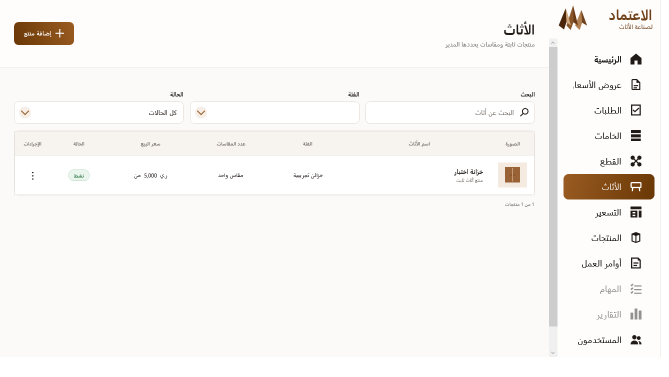
#> input picture artifacts/ui-audit-2026-10-13/live/live-manager-furniture.png, 1338 x 753 px (shown at 1/2 size); its folder holds only this picture in this run
$ python make-review-sheets.py
#> lines starting #> are read from the running program, lines starting #| are printed output that depends on the picture
from pathlib import Path
from PIL import Image, ImageOps, ImageDraw, ImageFont
import json

root = Path(__file__).resolve().parent
files = sorted([p for folder in ('scale-100', 'scale-100-supplement', 'live', 'native')
                for p in (root / folder).glob('*.png')], key=lambda p: str(p).lower())
out = root / 'review-sheets'
out.mkdir(exist_ok=True)
font = ImageFont.truetype('C:/Windows/Fonts/arial.ttf', 16)
manifest = []
for start in range(0, len(files), 12):
    sheet = Image.new('RGB', (2000, 1520), '#dddddd')
#> sheet: PIL image 2000x1520 RGB; every value is 221
    draw = ImageDraw.Draw(sheet)
    for number, path in enumerate(files[start:start + 12]):
        with Image.open(path) as source:
#> source is the input picture: PIL image 1338x753 RGBA; mean R, G, B, A 231.9, 230, 227.6, 238.9
            im = source.convert('RGB')
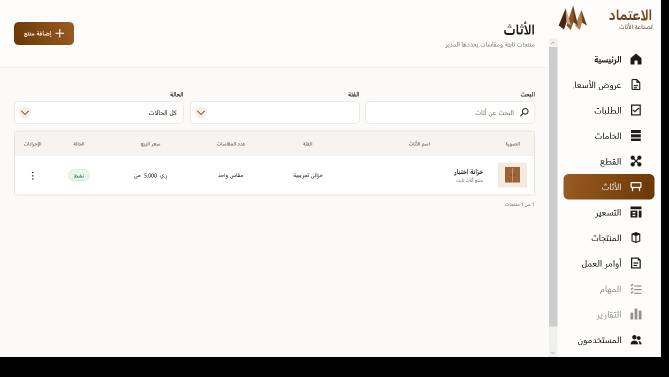
#> im: PIL image 1338x753 RGB (shown at 1/2 size); mean R, G, B 231.9, 230, 227.6
        x, y = number % 3 * 666, number // 3 * 380
        fit = ImageOps.contain(im, (650, 344))
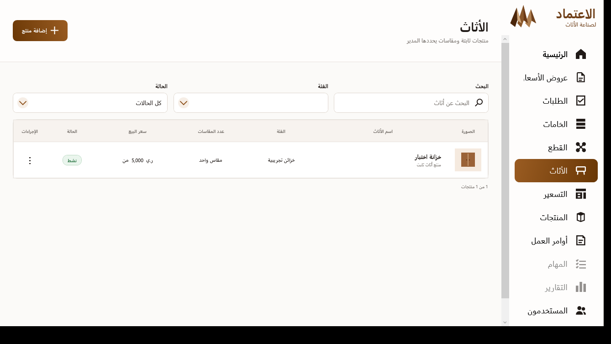
#> fit: PIL image 611x344 RGB; mean R, G, B 231.9, 229.9, 227.6
        sheet.paste(fit, (x + (650 - fit.width) // 2, y + 30))
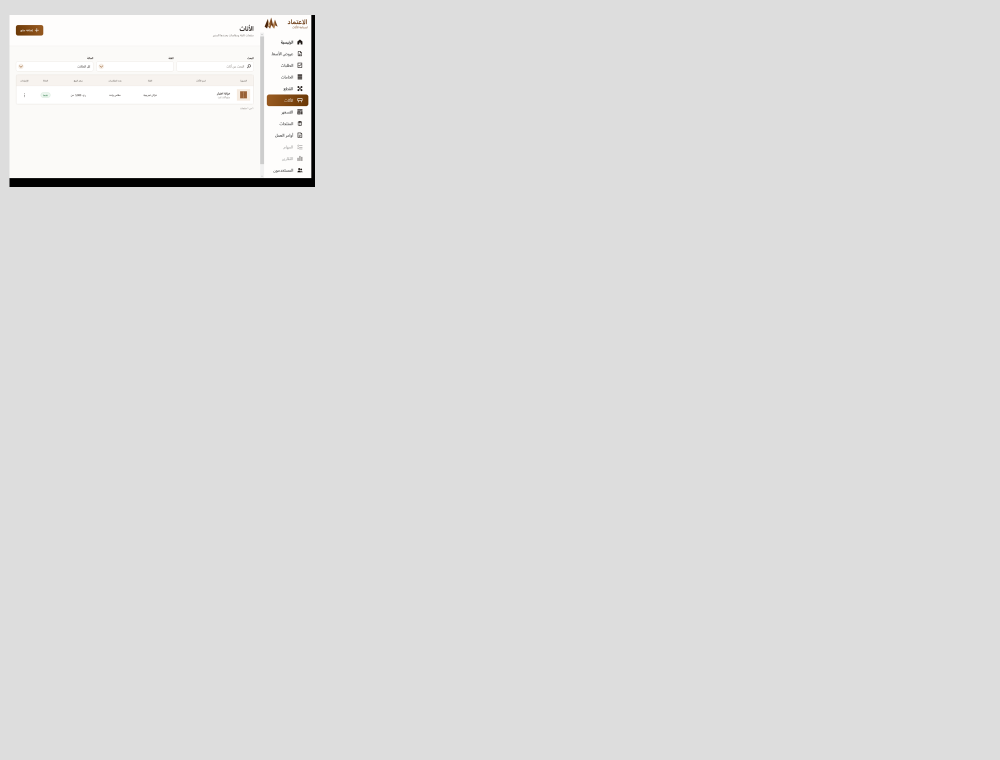
#> sheet: PIL image 2000x1520 RGB (shown at 1/2 size); mean R, G, B 221.8, 221.6, 221.5
        draw.text((x + 5, y + 5), f'{start + number + 1:03} {path.name}', font=font, fill='black')
        manifest.append({'index': start + number + 1, 'file': path.relative_to(root).as_posix(),
                         'size': list(im.size), 'sheet': start // 12 + 1})
    sheet.save(out / f'sheet-{start // 12 + 1:02}.jpg', quality=90)
(root / 'capture-manifest.json').write_text(json.dumps(manifest, indent=2), encoding='utf-8')
print(f'{len(files)} images; {(len(files) + 11) // 12} sheets')

$ run again, on artifacts/ui-audit-2026-10-13/live/live-manager-parts.png
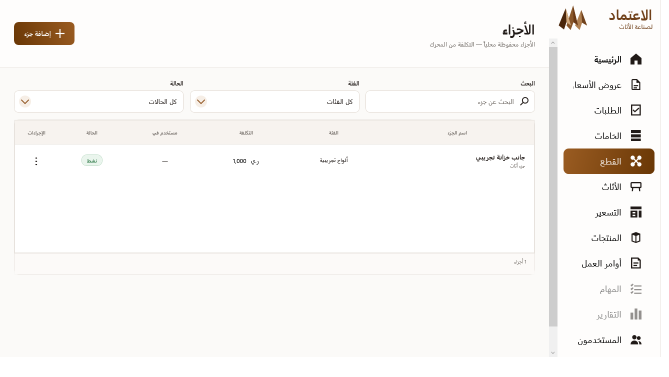
#> input picture artifacts/ui-audit-2026-10-13/live/live-manager-parts.png, 1338 x 753 px (shown at 1/2 size)
#> source is the input picture: PIL image 1338x753 RGBA; mean R, G, B, A 232.6, 230.8, 228.8, 238.9
#> `im = source.convert('RGB')`:
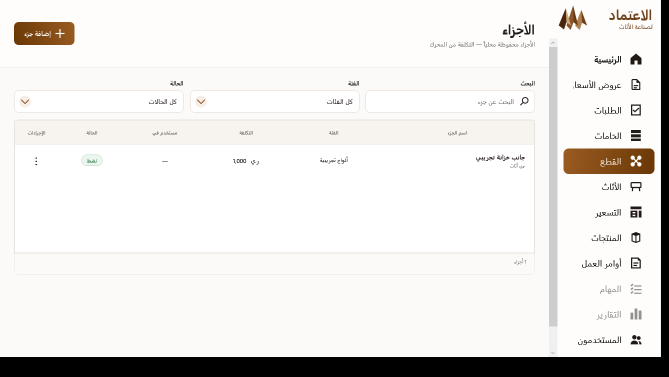
#> im: PIL image 1338x753 RGB (shown at 1/2 size); mean R, G, B 232.6, 230.8, 228.8
#> `fit = ImageOps.contain(im, (650, 344))`:
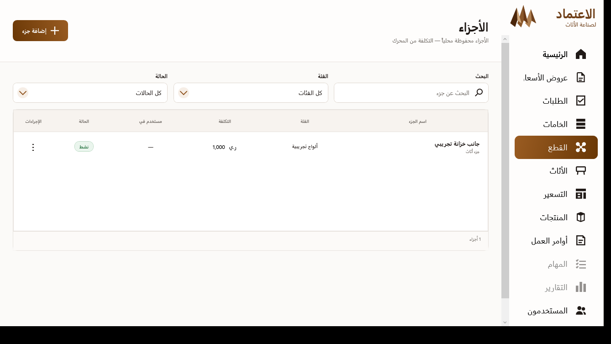
#> fit: PIL image 611x344 RGB; mean R, G, B 232.6, 230.8, 228.8

$ run again, on artifacts/ui-audit-2026-10-13/live/live-manager-pricing.png
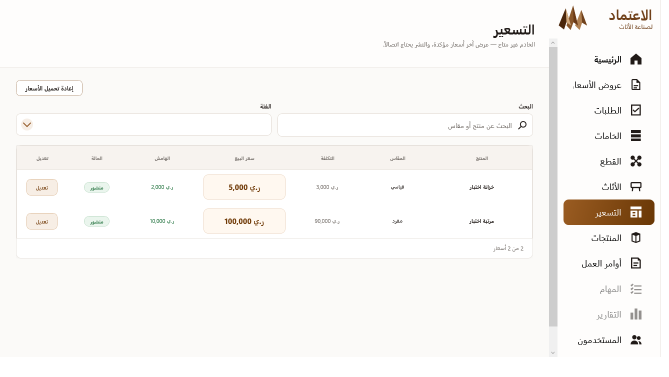
#> input picture artifacts/ui-audit-2026-10-13/live/live-manager-pricing.png, 1338 x 753 px (shown at 1/2 size)
#> source is the input picture: PIL image 1338x753 RGBA; mean R, G, B, A 232.8, 231.2, 229.1, 238.9
#> `fit = ImageOps.contain(im, (650, 344))`:
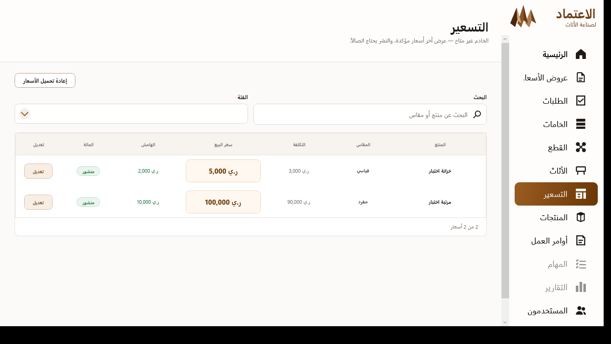
#> fit: PIL image 611x344 RGB; mean R, G, B 232.8, 231.1, 229.1
#> `sheet.paste(fit, (x + (650 - fit.width) // 2, y + 30))`:
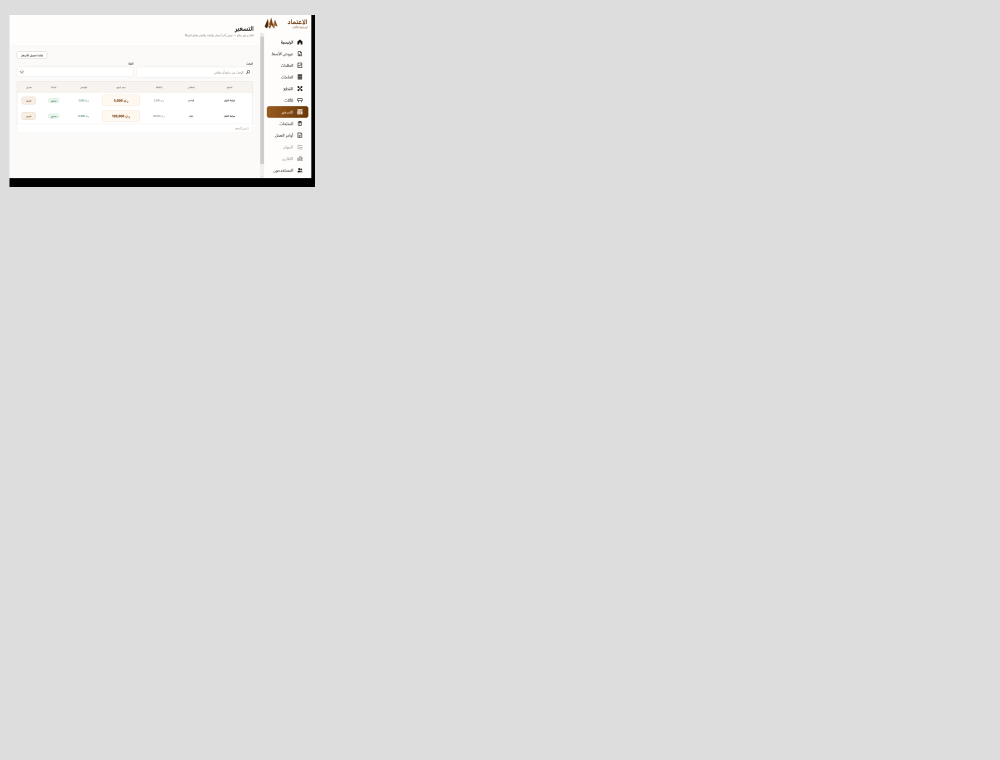
#> sheet: PIL image 2000x1520 RGB (shown at 1/2 size); mean R, G, B 221.8, 221.7, 221.6

$ run again, on artifacts/ui-audit-2026-10-13/live/live-manager-products.png
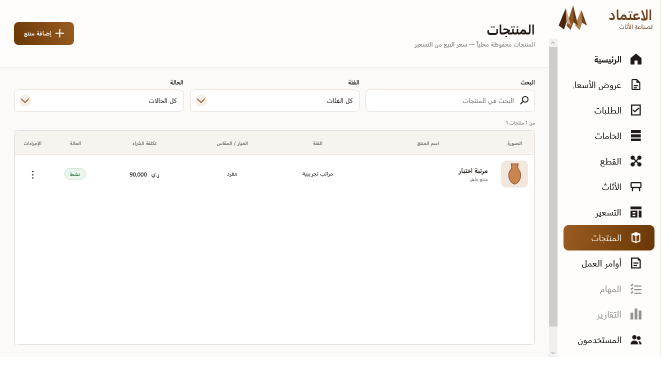
#> input picture artifacts/ui-audit-2026-10-13/live/live-manager-products.png, 1338 x 753 px (shown at 1/2 size)
#> source is the input picture: PIL image 1338x753 RGBA; mean R, G, B, A 233.1, 231.4, 229.7, 238.9
#> `im = source.convert('RGB')`:
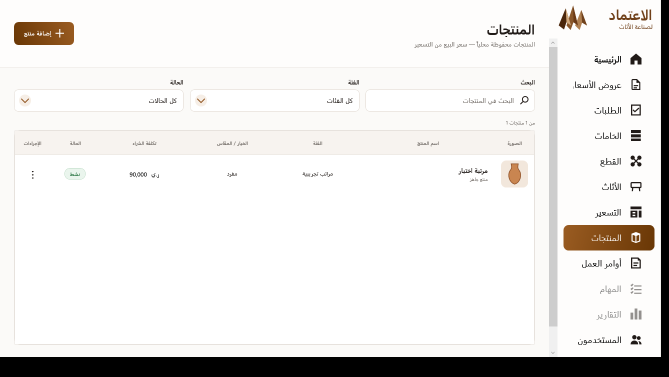
#> im: PIL image 1338x753 RGB (shown at 1/2 size); mean R, G, B 233.1, 231.4, 229.7
#> `fit = ImageOps.contain(im, (650, 344))`:
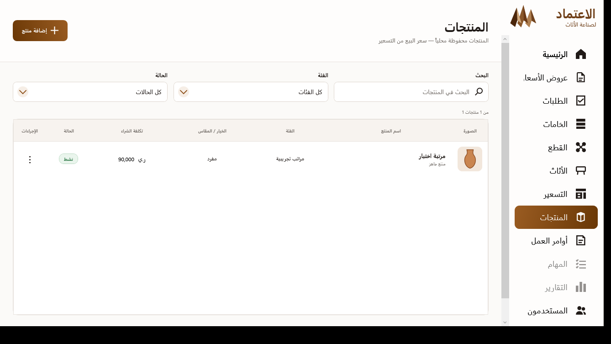
#> fit: PIL image 611x344 RGB; mean R, G, B 233.1, 231.4, 229.7

$ run again, on artifacts/ui-audit-2026-10-13/live/live-manager-home.png
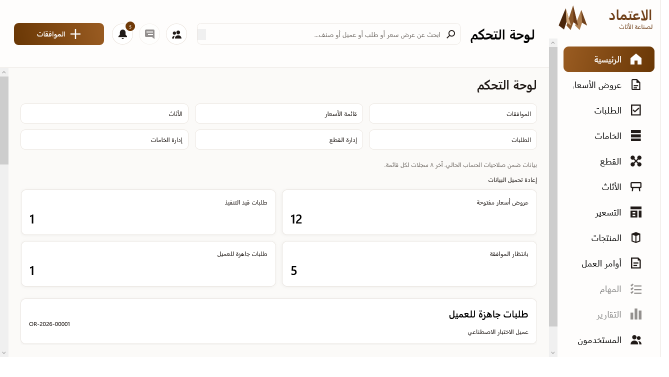
#> input picture artifacts/ui-audit-2026-10-13/live/live-manager-home.png, 1338 x 753 px (shown at 1/2 size)
#> source is the input picture: PIL image 1338x753 RGBA; mean R, G, B, A 231.6, 229.9, 228.1, 238.9
#> `fit = ImageOps.contain(im, (650, 344))`:
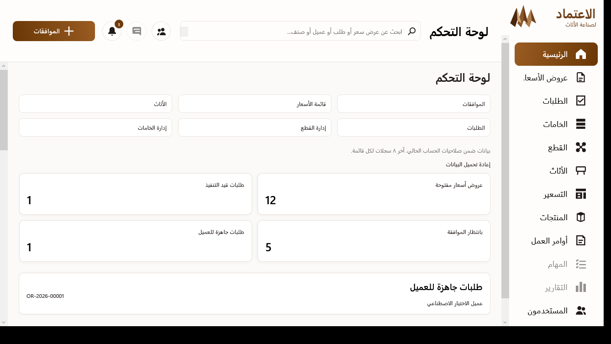
#> fit: PIL image 611x344 RGB; mean R, G, B 231.5, 229.9, 228
#> `sheet.paste(fit, (x + (650 - fit.width) // 2, y + 30))`:
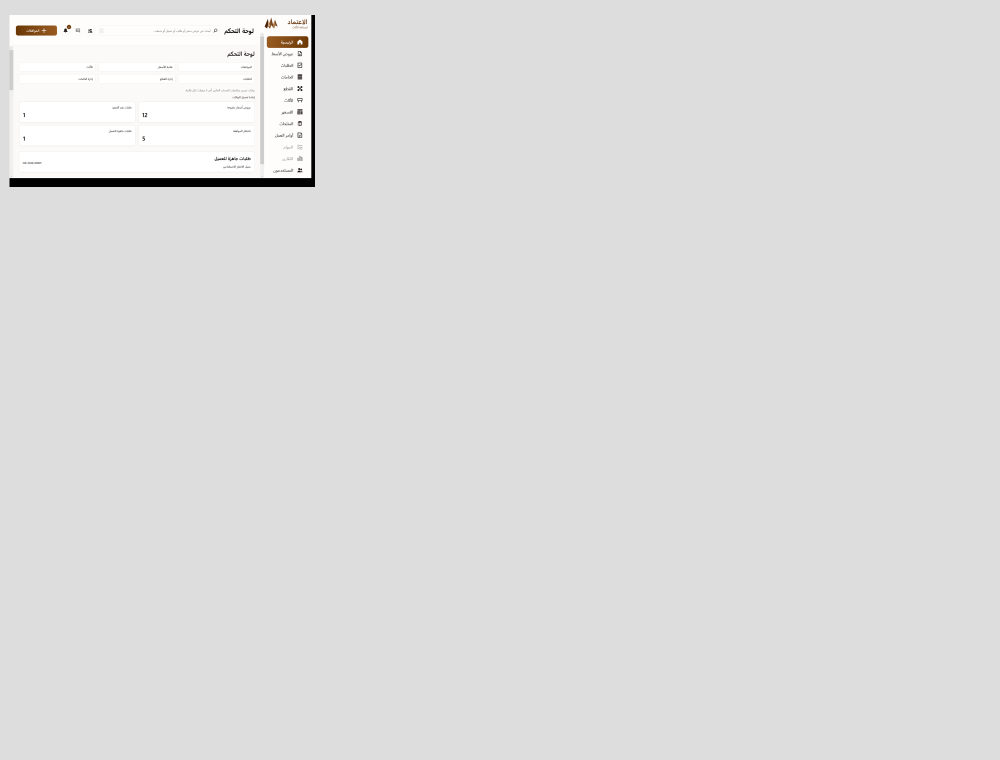
#> sheet: PIL image 2000x1520 RGB (shown at 1/2 size); mean R, G, B 221.7, 221.6, 221.5
